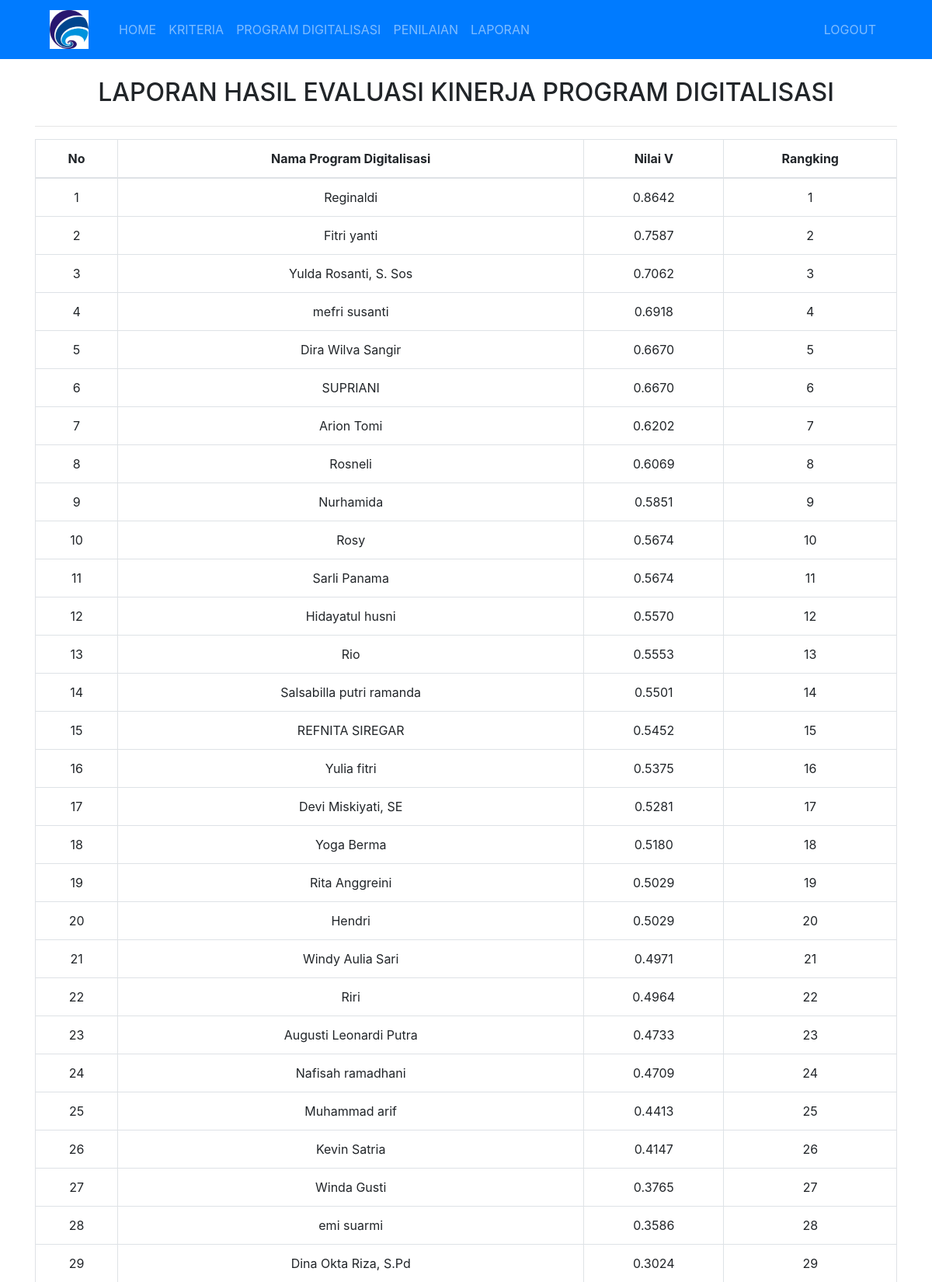
The page /admin/hasil.php (signed in, upper part) on the database its author committed.
### tables this page shows
CREATE TABLE `program` (
  `id_program` int(1) NOT NULL,
  `nama_program` varchar(30) NOT NULL,
  `d_max` double NOT NULL,
  `d_min` double NOT NULL,
  `nilai_v` double NOT NULL,
  `rank` int(5) NOT NULL
);

### admin/hasil.php (the view, shortened to what this page needs)
<?php include 'header.php'; ?>
<div class="container-xl">
  <h2 class="text-center my-4">LAPORAN HASIL EVALUASI KINERJA PROGRAM DIGITALISASI</h2>
  <div class="panel panelcontainer">
    <div class="bootstrap-table">
      <hr />
      <div class="table-responsive">
        <table class="table table-bordered">
          <thead>
            <tr>
              <th class="text-center">No</th>
              <th class="text-center">Nama Program Digitalisasi</th>
              <th class="text-center">Nilai V</th>
              <th class="text-center">Rangking</th>
            </tr>
          </thead>
          <tbody>
            <?php
            $data = mysqli_query($conn, "SELECT id_program, nama_program, nilai_v, rank FROM program ORDER BY rank ASC");
            $no = 1;
            while ($a = mysqli_fetch_array($data)) {
              $rankzero = ($a['rank'] == 0);
              if(!$rankzero) {?>
                <tr>
                  <td class="text-center"> <?php echo $no++ ?> </td>
                  <td class="text-center"> <?php echo $a['nama_program'] ?> </td>
                  <td class="text-center"> <?php echo number_format($a['nilai_v'], 4) ?> </td>
                  <td class="text-center"> <?php echo $a['rank'] ?> </td>
                </tr>
            <?php }} ?>
          </tbody>
        </table>
      </div>
    </div>
  </div>
</div>

### rows shown on the page
program: nama_program "Reginaldi", nilai_v "0.8642", rank "1"
program: nama_program "Fitri yanti", nilai_v "0.7587", rank "2"
program: nama_program "Yulda Rosanti, S. Sos", nilai_v "0.7062", rank "3"
program: nama_program "mefri susanti", nilai_v "0.6918", rank "4"
program: nama_program "Dira Wilva Sangir", nilai_v "0.6670", rank "5"
program: nama_program "SUPRIANI", nilai_v "0.6670", rank "6"
program: nama_program "Arion Tomi", nilai_v "0.6202", rank "7"
program: nama_program "Rosneli", nilai_v "0.6069", rank "8"
program: nama_program "Nurhamida", nilai_v "0.5851", rank "9"
program: nama_program "Rosy", nilai_v "0.5674", rank "10"
program: nama_program "Sarli Panama", nilai_v "0.5674", rank "11"
program: nama_program "Hidayatul husni", nilai_v "0.5570", rank "12"
program: nama_program "Rio", nilai_v "0.5553", rank "13"
program: nama_program "Salsabilla putri ramanda", nilai_v "0.5501", rank "14"
program: nama_program "REFNITA SIREGAR", nilai_v "0.5452", rank "15"
program: nama_program "Yulia fitri", nilai_v "0.5375", rank "16"
program: nama_program "Devi Miskiyati, SE", nilai_v "0.5281", rank "17"
program: nama_program "Yoga Berma", nilai_v "0.5180", rank "18"
program: nama_program "Rita Anggreini", nilai_v "0.5029", rank "19"
program: nama_program "Hendri", nilai_v "0.5029", rank "20"
program: nama_program "Windy Aulia Sari", nilai_v "0.4971", rank "21"
program: nama_program "Riri", nilai_v "0.4964", rank "22"
program: nama_program "Augusti Leonardi Putra", nilai_v "0.4733", rank "23"
program: nama_program "Nafisah ramadhani", nilai_v "0.4709", rank "24"
program: nama_program "Muhammad arif", nilai_v "0.4413", rank "25"
program: nama_program "Kevin Satria", nilai_v "0.4147", rank "26"
program: nama_program "Winda Gusti", nilai_v "0.3765", rank "27"
program: nama_program "emi suarmi", nilai_v "0.3586", rank "28"
program: nama_program "Dina Okta Riza, S.Pd", nilai_v "0.3024", rank "29"
